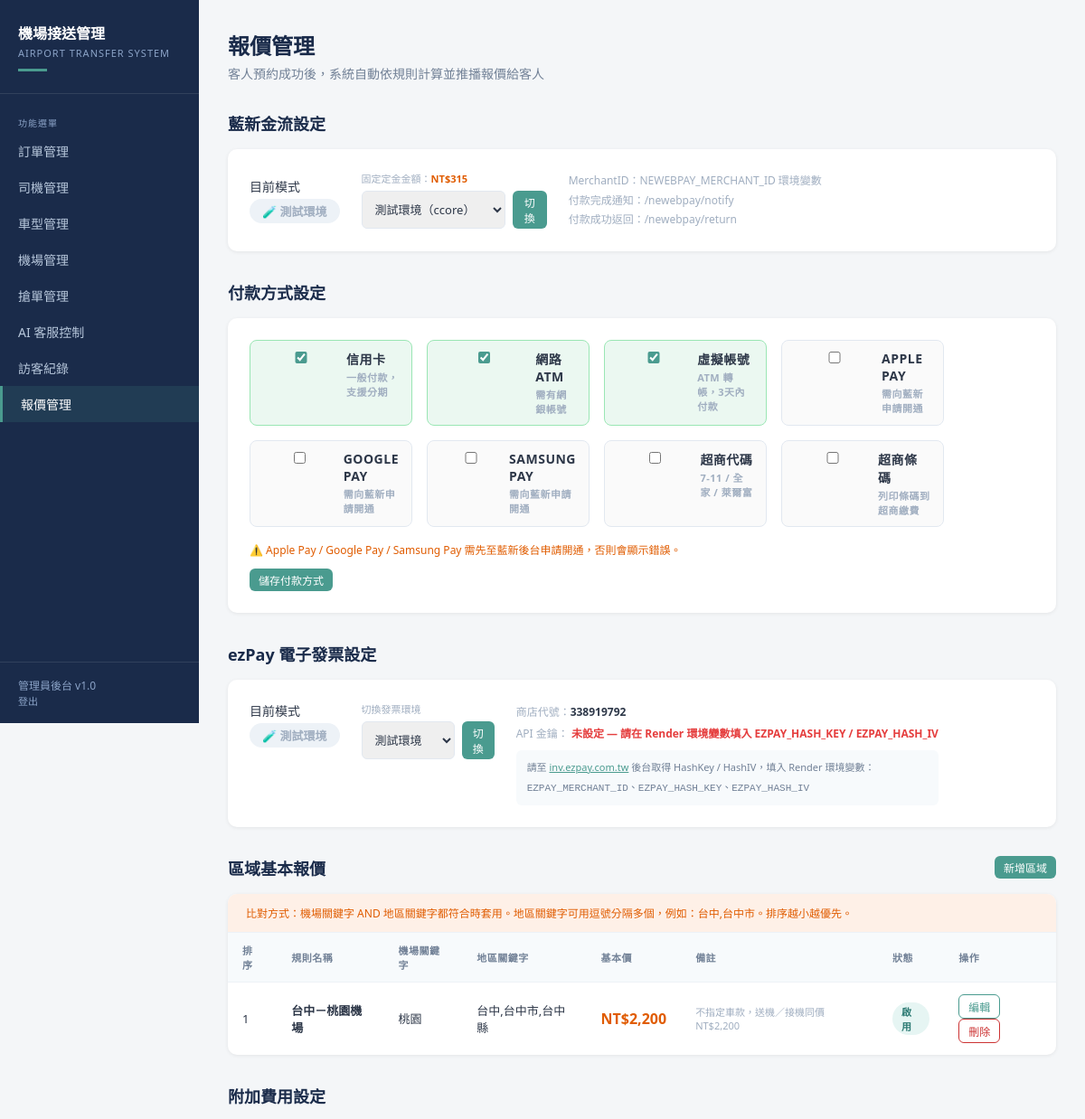
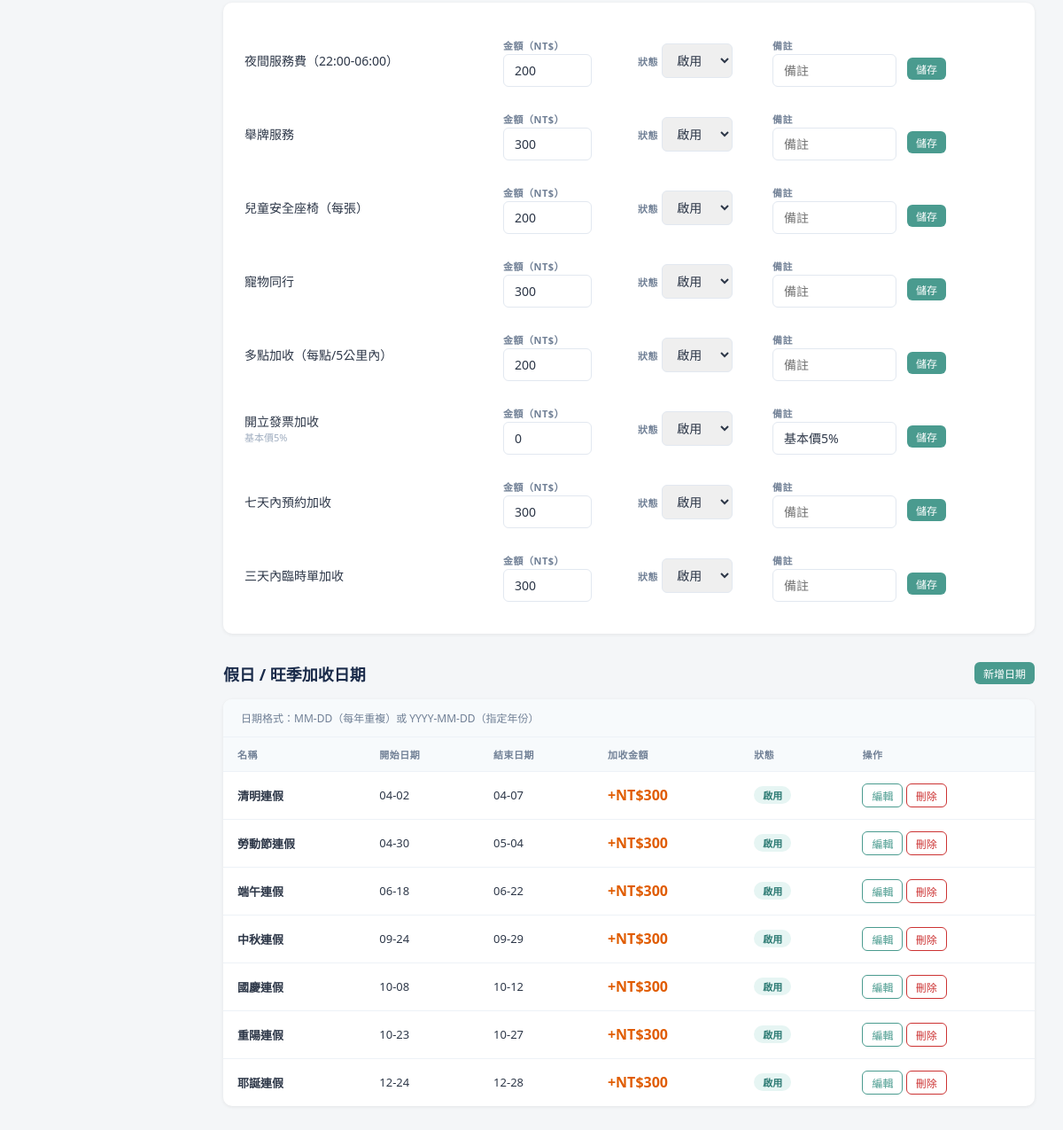
The app's page /admin/pricing (signed in) with its own data (2 pictures, top to bottom).
### database.py (models this page shows)
class PriceRule(db.Model):
    __tablename__ = 'price_rules'
    id = db.Column(db.Integer, primary_key=True)
    name = db.Column(db.String(100), nullable=False)       # 規則名稱，例如：台中-桃園機場
    airport_keyword = db.Column(db.String(50), default='') # 機場關鍵字，例如：桃園
    region_keyword = db.Column(db.String(100), default='') # 地區關鍵字（接送地點），例如：台中
    base_price = db.Column(db.Integer, default=0)          # 基本價格（送機/接機同價）
    note = db.Column(db.Text, default='')                  # 備註說明
    active = db.Column(db.Boolean, default=True)
    sort_order = db.Column(db.Integer, default=0)
    created_at = db.Column(db.DateTime, default=lambda: datetime.utcnow() + timedelta(hours=8))

class PriceSurcharge(db.Model):
    __tablename__ = 'price_surcharges'
    id = db.Column(db.Integer, primary_key=True)
    key = db.Column(db.String(50), unique=True, nullable=False)  # 識別碼
    name = db.Column(db.String(50), nullable=False)              # 顯示名稱
    amount = db.Column(db.Integer, default=0)                    # 金額
    enabled = db.Column(db.Boolean, default=True)
    note = db.Column(db.String(100), default='')

class HolidaySurcharge(db.Model):
    __tablename__ = 'holiday_surcharges'
    id = db.Column(db.Integer, primary_key=True)
    name = db.Column(db.String(50), default='')   # 名稱，例如：清明連假
    date_from = db.Column(db.String(10), nullable=False)  # YYYY-MM-DD 或 MM-DD
    date_to = db.Column(db.String(10), nullable=False)
    amount = db.Column(db.Integer, default=300)
    active = db.Column(db.Boolean, default=True)
    created_at = db.Column(db.DateTime, default=lambda: datetime.utcnow() + timedelta(hours=8))

### app.py (the view)
@app.route('/admin/pricing')
@admin_required
def admin_pricing():
    rules = PriceRule.query.order_by(PriceRule.sort_order).all()
    surcharges = PriceSurcharge.query.all()
    holidays = HolidaySurcharge.query.order_by(HolidaySurcharge.date_from).all()
    newebpay_mode = os.environ.get('NEWEBPAY_MODE', 'test')
    ezpay_mode    = os.environ.get('EZPAY_MODE', 'test')
    ezpay_merchant_id = os.environ.get('EZPAY_MERCHANT_ID', '338919792')
    ezpay_key_set = bool(os.environ.get('EZPAY_HASH_KEY', ''))
    payment_methods = SiteSetting.get('payment_methods', 'CREDIT,WEBATM,VACC').split(',')
    return render_template('admin/pricing.html', rules=rules, surcharges=surcharges, holidays=holidays,
                           newebpay_mode=newebpay_mode,
                           ezpay_mode=ezpay_mode,
                           ezpay_merchant_id=ezpay_merchant_id,
                           ezpay_key_set=ezpay_key_set,
                           payment_methods=payment_methods)

### templates/admin/pricing.html (shortened to what this page needs)
<!DOCTYPE html>
<html lang="zh-TW">
<head>
</head>
<body>
<div class="sidebar">
  <div class="sidebar-header">
    <div class="sidebar-title">機場接送管理</div>
    <div class="sidebar-sub">AIRPORT TRANSFER SYSTEM</div>
    <div class="sidebar-accent"></div>
  </div>
  <nav class="sidebar-nav">
    <div class="nav-label">功能選單</div>
    <a href="/admin" class="nav-item">訂單管理</a>
    <a href="/admin/drivers" class="nav-item">司機管理</a>
    <a href="/admin/vehicles" class="nav-item">車型管理</a>
    <a href="/admin/airports" class="nav-item">機場管理</a>
    <a href="/admin/dispatch" class="nav-item">搶單管理</a>
    <a href="/admin/ai" class="nav-item">AI 客服控制</a>
    <a href="/admin/visitors" class="nav-item">訪客紀錄</a>
    <a href="/admin/pricing" class="nav-item active">報價管理</a>
  </nav>
  <div class="sidebar-footer">管理員後台 v1.0<br><a href="/admin/logout" style="color:#8BA3C7;font-size:11px;text-decoration:none;">登出</a></div>
</div>
<main class="main">
  <div class="page-header">
    <div class="page-title">報價管理</div>
    <div class="page-sub">客人預約成功後，系統自動依規則計算並推播報價給客人</div>
  </div>
  <div class="section-title">藍新金流設定</div>
  <div class="card">
    <div class="card-body">
      <div style="display:flex;align-items:center;gap:24px;flex-wrap:wrap">
        <div>
          <div style="font-size:14px;font-weight:500;margin-bottom:4px">目前模式</div>
          <span class="{{ 'badge-on' if newebpay_mode == 'prod' else 'badge-off' }}" style="font-size:13px;padding:4px 14px">
            {{ '🟢 正式環境' if newebpay_mode == 'prod' else '🧪 測試環境' }}
          </span>
        </div>
        <div>
          <div style="font-size:11px;color:#A0AEC0;margin-bottom:6px">固定定金金額：<strong style="color:#E05C00">NT$315</strong></div>
          <form method="POST" action="/admin/pricing/newebpay_mode" style="display:flex;gap:8px">
            <select name="mode" style="padding:6px 10px;border-radius:6px;border:1px solid #E2E8F0;font-size:13px">
              <option value="test" {{ 'selected' if newebpay_mode == 'test' }}>測試環境（ccore）</option>
            </select>
            <button type="submit" class="btn btn-primary btn-sm">切換</button>
          </form>
        </div>
        <div style="font-size:12px;color:#A0AEC0;line-height:1.8">
          <div>MerchantID：{{ 'NEWEBPAY_MERCHANT_ID 環境變數' }}</div>
          <div>付款完成通知：/newebpay/notify</div>
          <div>付款成功返回：/newebpay/return</div>
        </div>
      </div>
    </div>
  </div>
  <div class="section-title">付款方式設定</div>
  <div class="card">
    <div class="card-body">
      <form method="POST" action="/admin/pricing/payment_methods">
        <div style="display:flex;flex-wrap:wrap;gap:16px;margin-bottom:16px">
          {% set pm_list = [
            ('CREDIT',     '信用卡',         '一般付款，支援分期'),
            ('WEBATM',     '網路 ATM',       '需有網銀帳號'),
            ('VACC',       '虛擬帳號',        'ATM 轉帳，3天內付款'),
            ('APPLEPAY',   'Apple Pay',      '需向藍新申請開通'),
            ('ANDROIDPAY', 'Google Pay',     '需向藍新申請開通'),
            ('SAMSUNGPAY', 'Samsung Pay',    '需向藍新申請開通'),
            ('CVS',        '超商代碼',        '7-11 / 全家 / 萊爾富'),
            ('BARCODE',    '超商條碼',        '列印條碼到超商繳費'),
          ] %}
          {% for key, label, hint in pm_list %}
          <label class="pm-option {% if key in payment_methods %}pm-active{% endif %}">
            <input type="checkbox" name="methods" value="{{ key }}"
                   {{ 'checked' if key in payment_methods }}
                   style="margin-top:2px;accent-color:#4A9B8F">
            <div>
              <div style="font-size:14px;font-weight:600;color:#2D3748">{{ label }}</div>
              <div style="font-size:11px;color:#A0AEC0;margin-top:2px">{{ hint }}</div>
            </div>
          </label>
          {% endfor %}
        </div>
        <div style="font-size:12px;color:#E05C00;margin-bottom:12px">
          ⚠️ Apple Pay / Google Pay / Samsung Pay 需先至藍新後台申請開通，否則會顯示錯誤。
        </div>
        <button type="submit" class="btn btn-primary btn-sm">儲存付款方式</button>
      </form>
    </div>
  </div>
  <div class="section-title">ezPay 電子發票設定</div>
  <div class="card">
    <div class="card-body">
      <div style="display:flex;align-items:flex-start;gap:24px;flex-wrap:wrap">
        <div>
          <div style="font-size:14px;font-weight:500;margin-bottom:4px">目前模式</div>
          <span class="{{ 'badge-on' if ezpay_mode == 'prod' else 'badge-off' }}" style="font-size:13px;padding:4px 14px">
            {{ '🟢 正式環境' if ezpay_mode == 'prod' else '🧪 測試環境' }}
          </span>
        </div>
        <div>
          <div style="font-size:11px;color:#A0AEC0;margin-bottom:6px">切換發票環境</div>
          <form method="POST" action="/admin/pricing/ezpay_mode" style="display:flex;gap:8px">
            <select name="mode" style="padding:6px 10px;border-radius:6px;border:1px solid #E2E8F0;font-size:13px">
              <option value="test" {{ 'selected' if ezpay_mode == 'test' }}>測試環境</option>
            </select>
            <button type="submit" class="btn btn-primary btn-sm">切換</button>
          </form>
        </div>
        <div style="font-size:12px;color:#A0AEC0;line-height:2">
          <div>商店代號：<strong style="color:#2D3748">{{ ezpay_merchant_id }}</strong></div>
          <div>API 金鑰：
            {% if ezpay_key_set %}
              <span style="color:#38A169;font-weight:600">已設定 ✓</span>
            {% else %}
              <span style="color:#E53E3E;font-weight:600">未設定 — 請在 Render 環境變數填入 EZPAY_HASH_KEY / EZPAY_HASH_IV</span>
            {% endif %}
          </div>
          <div style="margin-top:6px;padding:8px 12px;background:#F7FAFC;border-radius:6px;font-size:11px;color:#718096">
            請至 <a href="https://inv.ezpay.com.tw" target="_blank" style="color:#4A9B8F">inv.ezpay.com.tw</a>
            後台取得 HashKey / HashIV，填入 Render 環境變數：<br>
            <code>EZPAY_MERCHANT_ID</code>、<code>EZPAY_HASH_KEY</code>、<code>EZPAY_HASH_IV</code>
          </div>
        </div>
      </div>
    </div>
  </div>
  <div class="section-title">
    區域基本報價
    <button class="btn btn-primary btn-sm" onclick="document.getElementById('addRuleModal').classList.add('show')">新增區域</button>
  </div>
  <div class="card">
    <div style="padding:12px 20px;background:#FEF0E7;font-size:12px;color:#E05C00;border-bottom:1px solid #EDF2F7">
      比對方式：機場關鍵字 AND 地區關鍵字都符合時套用。地區關鍵字可用逗號分隔多個，例如：台中,台中市。排序越小越優先。
    </div>
    {% if rules %}
    <table>
      <thead>
        <tr>
          <th>排序</th>
          <th>規則名稱</th>
          <th>機場關鍵字</th>
          <th>地區關鍵字</th>
          <th>基本價</th>
          <th>備註</th>
          <th>狀態</th>
          <th>操作</th>
        </tr>
      </thead>
      <tbody>
        {% for r in rules %}
        <tr>
          <td>{{ r.sort_order }}</td>
          <td><strong>{{ r.name }}</strong></td>
          <td>{{ r.airport_keyword or '（全部）' }}</td>
          <td>{{ r.region_keyword or '（全部）' }}</td>
          <td><span class="price-tag">NT${{ "{:,}".format(r.base_price) }}</span></td>
          <td class="note-text">{{ r.note or '—' }}</td>
          <td><span class="{{ 'badge-on' if r.active else 'badge-off' }}">{{ '啟用' if r.active else '停用' }}</span></td>
          <td>
            <button class="btn btn-outline btn-sm rule-edit-btn"
              data-id="{{ r.id }}" data-name="{{ r.name|e }}"
              data-airport="{{ r.airport_keyword|e }}" data-region="{{ r.region_keyword|e }}"
              data-price="{{ r.base_price }}" data-note="{{ r.note|e }}"
              data-sort="{{ r.sort_order }}" data-active="{{ '1' if r.active else '0' }}">編輯</button>
            <form method="POST" action="/admin/pricing/rules/{{ r.id }}/delete" class="inline-form"
              onsubmit="return confirm('確定刪除此規則？')">
              <button type="submit" class="btn btn-danger btn-sm">刪除</button>
            </form>
          </td>
        </tr>
        {% endfor %}
      </tbody>
    </table>
    {% else %}
    <div style="text-align:center;color:#A0AEC0;padding:40px">尚未設定區域報價規則</div>
    {% endif %}
  </div>
  <div class="section-title">附加費用設定</div>
  <div class="card">
    <div class="card-body">
      {% for s in surcharges %}
      <form method="POST" action="/admin/pricing/surcharges/{{ s.id }}/edit">
        <div class="surcharge-row">
          <div>
            <div style="font-size:14px;font-weight:500">{{ s.name }}</div>
            {% if s.note %}<div class="note-text">{{ s.note }}</div>{% endif %}
          </div>
          <div>
            <label>金額（NT$）</label>
            <input type="number" name="amount" value="{{ s.amount }}" min="0" style="width:100px">
          </div>
          <div>
            <label>狀態</label>
            <select name="enabled" style="width:80px">
              <option value="1" {{ 'selected' if s.enabled }}>啟用</option>
            </select>
          </div>
          <div>
            <label>備註</label>
            <input type="text" name="note" value="{{ s.note }}" placeholder="備註">
          </div>
          <div style="padding-top:18px">
            <button type="submit" class="btn btn-primary btn-sm">儲存</button>
          </div>
        </div>
      </form>
      {% endfor %}
    </div>
  </div>
  <div class="section-title">
    假日 / 旺季加收日期
    <button class="btn btn-primary btn-sm" onclick="document.getElementById('addHolidayModal').classList.add('show')">新增日期</button>
  </div>
  <div class="card">
    <div style="padding:12px 20px;background:#F7FAFC;font-size:12px;color:#718096;border-bottom:1px solid #EDF2F7">
      日期格式：MM-DD（每年重複）或 YYYY-MM-DD（指定年份）
    </div>
    {% if holidays %}
    <table>
      <thead>
        <tr>
          <th>名稱</th>
          <th>開始日期</th>
          <th>結束日期</th>
          <th>加收金額</th>
          <th>狀態</th>
          <th>操作</th>
        </tr>
      </thead>
      <tbody>
        {% for h in holidays %}
        <tr>
          <td><strong>{{ h.name or '—' }}</strong></td>
          <td>{{ h.date_from }}</td>
          <td>{{ h.date_to }}</td>
          <td><span class="price-tag">+NT${{ h.amount }}</span></td>
          <td><span class="{{ 'badge-on' if h.active else 'badge-off' }}">{{ '啟用' if h.active else '停用' }}</span></td>
          <td>
            <button class="btn btn-outline btn-sm holiday-edit-btn"
              data-id="{{ h.id }}" data-name="{{ h.name|e }}"
              data-from="{{ h.date_from }}" data-to="{{ h.date_to }}"
              data-amount="{{ h.amount }}" data-active="{{ '1' if h.active else '0' }}">編輯</button>
            <form method="POST" action="/admin/pricing/holidays/{{ h.id }}/delete" class="inline-form"
              onsubmit="return confirm('確定刪除？')">
              <button type="submit" class="btn btn-danger btn-sm">刪除</button>
            </form>
          </td>
        </tr>
        {% endfor %}
      </tbody>
    </table>
    {% else %}
    <div style="text-align:center;color:#A0AEC0;padding:40px">尚未設定假日加收</div>
    {% endif %}
  </div>
</main>
</body>
</html>

### records on screen
PriceRule: sort_order "1", name "台中－桃園機場", airport_keyword "桃園", region_keyword "台中,台中市,台中縣", base_price "2,200", note "不指定車款，送機／接機同價 NT$2,200", active "啟用"
PriceSurcharge: name "夜間服務費（22:00-06:00）", amount "200"
PriceSurcharge: name "舉牌服務", amount "300"
PriceSurcharge: name "兒童安全座椅（每張）", amount "200"
PriceSurcharge: name "寵物同行", amount "300"
PriceSurcharge: name "多點加收（每點/5公里內）", amount "200"
PriceSurcharge: name "開立發票加收", note "基本價5%", amount "0"
PriceSurcharge: name "七天內預約加收", amount "300"
PriceSurcharge: name "三天內臨時單加收", amount "300"
HolidaySurcharge: name "清明連假", date_from "04-02", date_to "04-07", amount "300", active "啟用"
HolidaySurcharge: name "勞動節連假", date_from "04-30", date_to "05-04", amount "300", active "啟用"
HolidaySurcharge: name "端午連假", date_from "06-18", date_to "06-22", amount "300", active "啟用"
HolidaySurcharge: name "中秋連假", date_from "09-24", date_to "09-29", amount "300", active "啟用"
HolidaySurcharge: name "國慶連假", date_from "10-08", date_to "10-12", amount "300", active "啟用"
HolidaySurcharge: name "重陽連假", date_from "10-23", date_to "10-27", amount "300", active "啟用"
HolidaySurcharge: name "耶誕連假", date_from "12-24", date_to "12-28", amount "300", active "啟用"

### other values on screen
{{ '🟢 正式環境' if newebpay_mode == 'prod' else '🧪 測試環境' }} "🧪 測試環境"
{{ 'NEWEBPAY_MERCHANT_ID 環境變數' }} "NEWEBPAY_MERCHANT_ID 環境變數"
{{ label }} "信用卡" "網路 ATM" "虛擬帳號" "APPLE PAY" "GOOGLE PAY" "SAMSUNG PAY" "超商代碼" "超商條碼"
{{ hint }} "一般付款，支援分期" "需有網銀帳號" "ATM 轉帳，3天內付款" "需向藍新申請開通" "需向藍新申請開通" "需向藍新申請開通" "7-11 / 全家 / 萊爾富" "列印條碼到超商繳費"
{{ '🟢 正式環境' if ezpay_mode == 'prod' else '🧪 測試環境' }} "🧪 測試環境"
{{ ezpay_merchant_id }} "338919792"
